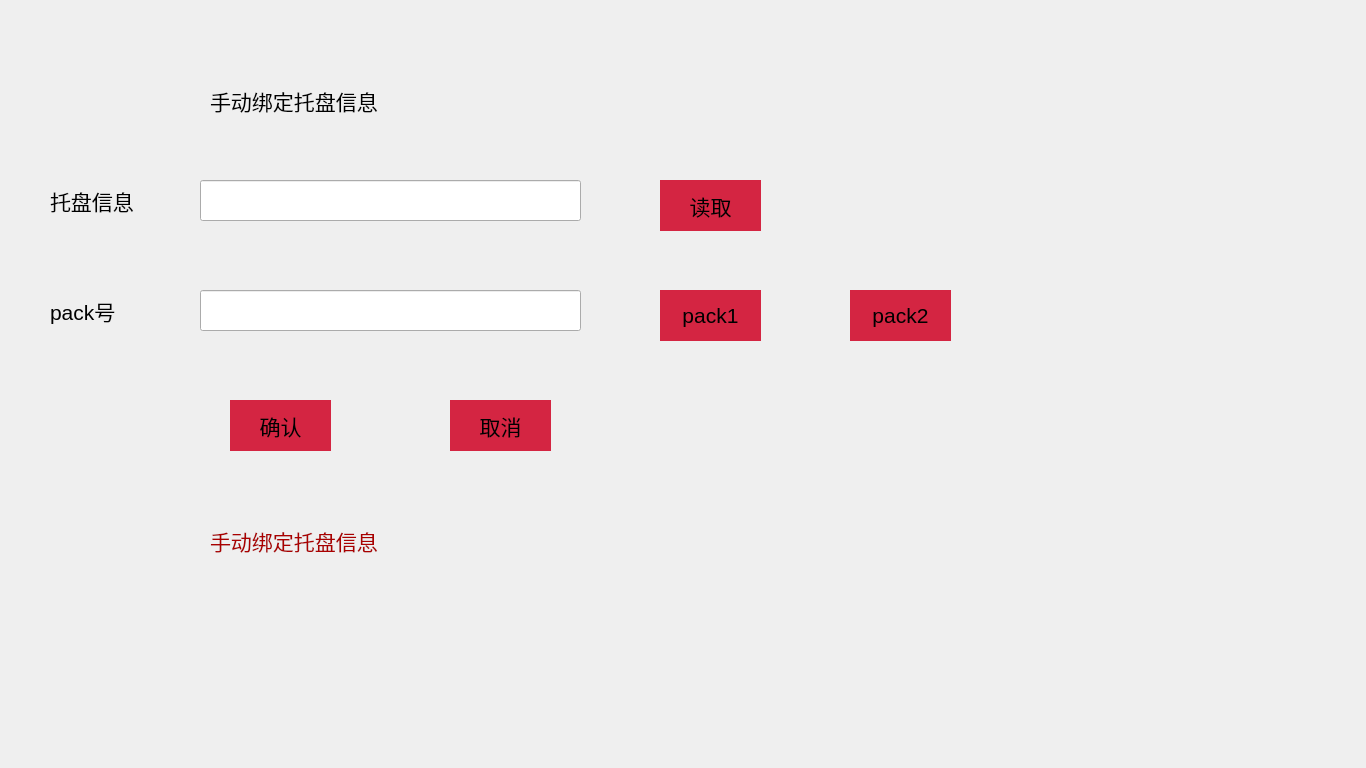
<?xml version="1.0" encoding="UTF-8"?>
<ui version="4.0">
 <class>DialogBindTray</class>
 <widget class="QDialog" name="DialogBindTray">
  <property name="geometry">
   <rect>
    <x>0</x>
    <y>0</y>
    <width>1366</width>
    <height>768</height>
   </rect>
  </property>
  <property name="font">
   <font>
    <pointsize>16</pointsize>
   </font>
  </property>
  <property name="windowTitle">
   <string>Dialog</string>
  </property>
  <widget class="QLineEdit" name="lineEdit_traySN">
   <property name="geometry">
    <rect>
     <x>200</x>
     <y>180</y>
     <width>381</width>
     <height>41</height>
    </rect>
   </property>
  </widget>
  <widget class="QLabel" name="label">
   <property name="geometry">
    <rect>
     <x>210</x>
     <y>80</y>
     <width>191</width>
     <height>41</height>
    </rect>
   </property>
   <property name="text">
    <string>手动绑定托盘信息</string>
   </property>
  </widget>
  <widget class="QPushButton" name="pushButton_readTraySN">
   <property name="geometry">
    <rect>
     <x>660</x>
     <y>180</y>
     <width>101</width>
     <height>51</height>
    </rect>
   </property>
   <property name="font">
    <font>
     <pointsize>16</pointsize>
    </font>
   </property>
   <property name="focusPolicy">
    <enum>Qt::NoFocus</enum>
   </property>
   <property name="styleSheet">
    <string notr="true">QPushButton {
border-style: solid;
background-color: rgb(212, 37, 66);
}
QPushButton::onPressed {
border-style: solid;
image: url(:/maindialog/ICON-02.png);
background-color: rgb(212, 37, 66);
}
</string>
   </property>
   <property name="text">
    <string>读取</string>
   </property>
  </widget>
  <widget class="QLabel" name="label_2">
   <property name="geometry">
    <rect>
     <x>50</x>
     <y>180</y>
     <width>111</width>
     <height>41</height>
    </rect>
   </property>
   <property name="text">
    <string>托盘信息</string>
   </property>
  </widget>
  <widget class="QLabel" name="label_3">
   <property name="geometry">
    <rect>
     <x>50</x>
     <y>290</y>
     <width>111</width>
     <height>41</height>
    </rect>
   </property>
   <property name="text">
    <string>pack号</string>
   </property>
  </widget>
  <widget class="QLineEdit" name="lineEdit_packSN">
   <property name="geometry">
    <rect>
     <x>200</x>
     <y>290</y>
     <width>381</width>
     <height>41</height>
    </rect>
   </property>
  </widget>
  <widget class="QPushButton" name="pushButton_readPack1">
   <property name="geometry">
    <rect>
     <x>660</x>
     <y>290</y>
     <width>101</width>
     <height>51</height>
    </rect>
   </property>
   <property name="font">
    <font>
     <pointsize>16</pointsize>
    </font>
   </property>
   <property name="focusPolicy">
    <enum>Qt::NoFocus</enum>
   </property>
   <property name="styleSheet">
    <string notr="true">QPushButton {
border-style: solid;
background-color: rgb(212, 37, 66);
}
QPushButton::onPressed {
border-style: solid;
image: url(:/maindialog/ICON-02.png);
background-color: rgb(212, 37, 66);
}
</string>
   </property>
   <property name="text">
    <string>pack1</string>
   </property>
  </widget>
  <widget class="QPushButton" name="pushButton_readpack2">
   <property name="geometry">
    <rect>
     <x>850</x>
     <y>290</y>
     <width>101</width>
     <height>51</height>
    </rect>
   </property>
   <property name="font">
    <font>
     <pointsize>16</pointsize>
    </font>
   </property>
   <property name="focusPolicy">
    <enum>Qt::NoFocus</enum>
   </property>
   <property name="styleSheet">
    <string notr="true">QPushButton {
border-style: solid;
background-color: rgb(212, 37, 66);
}
QPushButton::onPressed {
border-style: solid;
image: url(:/maindialog/ICON-02.png);
background-color: rgb(212, 37, 66);
}
</string>
   </property>
   <property name="text">
    <string>pack2</string>
   </property>
  </widget>
  <widget class="QPushButton" name="pushButton_true">
   <property name="geometry">
    <rect>
     <x>230</x>
     <y>400</y>
     <width>101</width>
     <height>51</height>
    </rect>
   </property>
   <property name="font">
    <font>
     <pointsize>16</pointsize>
    </font>
   </property>
   <property name="focusPolicy">
    <enum>Qt::NoFocus</enum>
   </property>
   <property name="styleSheet">
    <string notr="true">QPushButton {
border-style: solid;
background-color: rgb(212, 37, 66);
}
QPushButton::onPressed {
border-style: solid;
image: url(:/maindialog/ICON-02.png);
background-color: rgb(212, 37, 66);
}
</string>
   </property>
   <property name="text">
    <string>确认</string>
   </property>
  </widget>
  <widget class="QPushButton" name="pushButton_cancel">
   <property name="geometry">
    <rect>
     <x>450</x>
     <y>400</y>
     <width>101</width>
     <height>51</height>
    </rect>
   </property>
   <property name="font">
    <font>
     <pointsize>16</pointsize>
    </font>
   </property>
   <property name="focusPolicy">
    <enum>Qt::NoFocus</enum>
   </property>
   <property name="styleSheet">
    <string notr="true">QPushButton {
border-style: solid;
background-color: rgb(212, 37, 66);
}
QPushButton::onPressed {
border-style: solid;
image: url(:/maindialog/ICON-02.png);
background-color: rgb(212, 37, 66);
}
</string>
   </property>
   <property name="text">
    <string>取消</string>
   </property>
  </widget>
  <widget class="QLabel" name="label_error">
   <property name="geometry">
    <rect>
     <x>210</x>
     <y>520</y>
     <width>191</width>
     <height>41</height>
    </rect>
   </property>
   <property name="styleSheet">
    <string notr="true">color: rgb(170, 0, 0);</string>
   </property>
   <property name="text">
    <string>手动绑定托盘信息</string>
   </property>
  </widget>
 </widget>
 <resources/>
 <connections/>
</ui>
